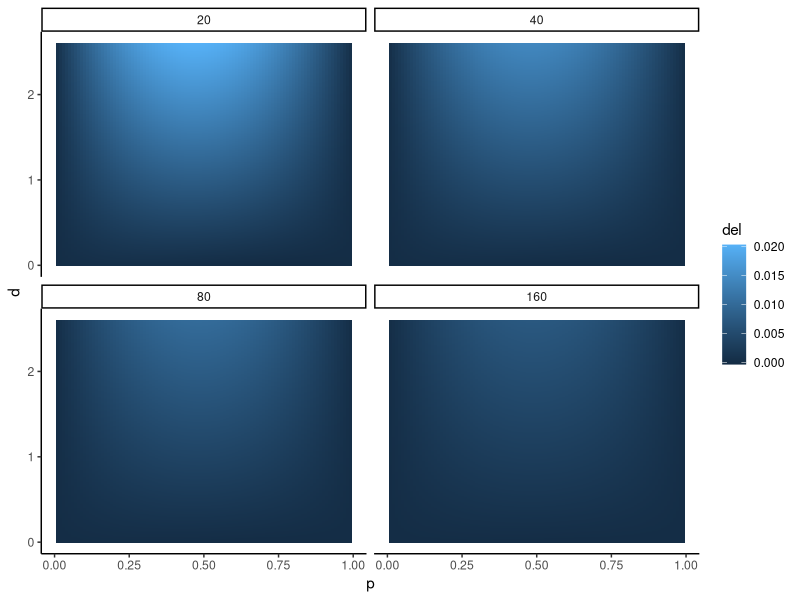
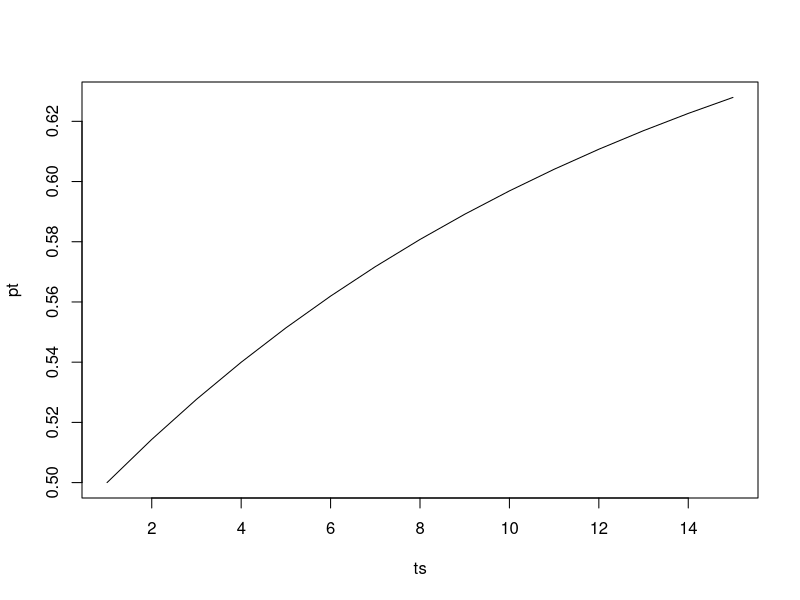
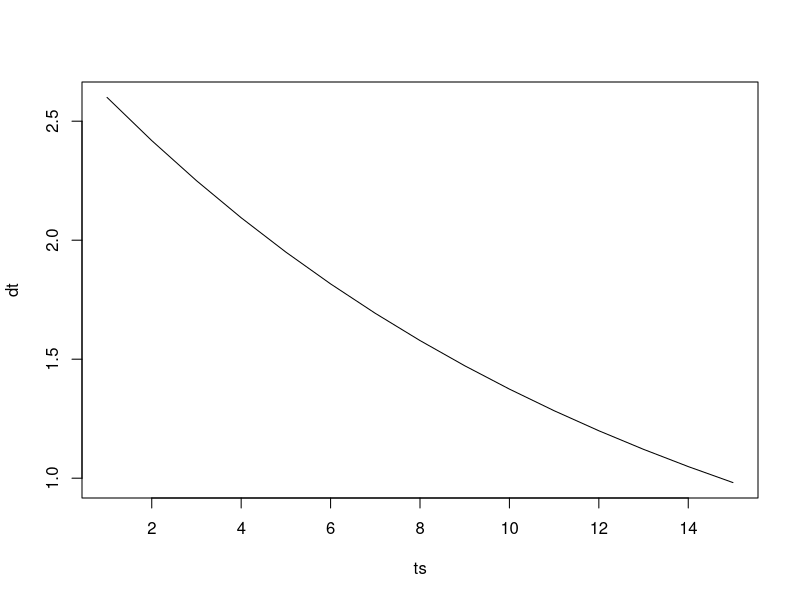
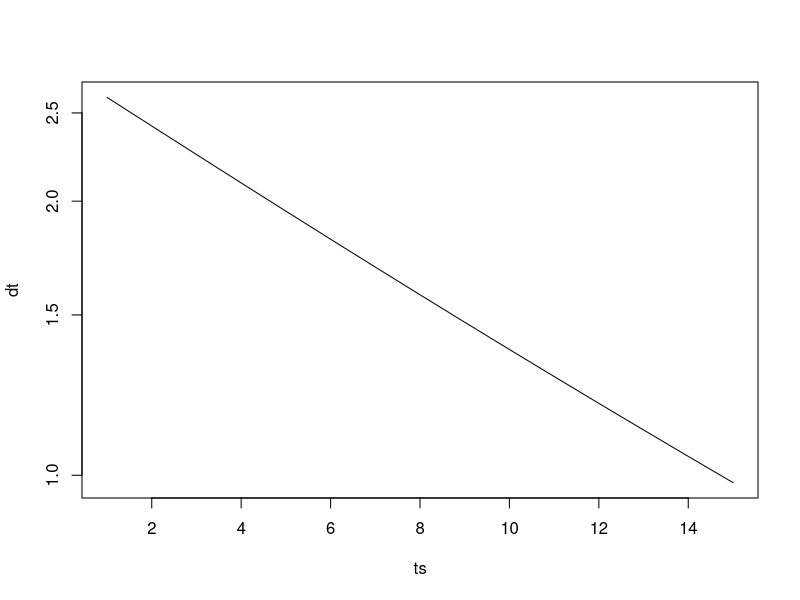
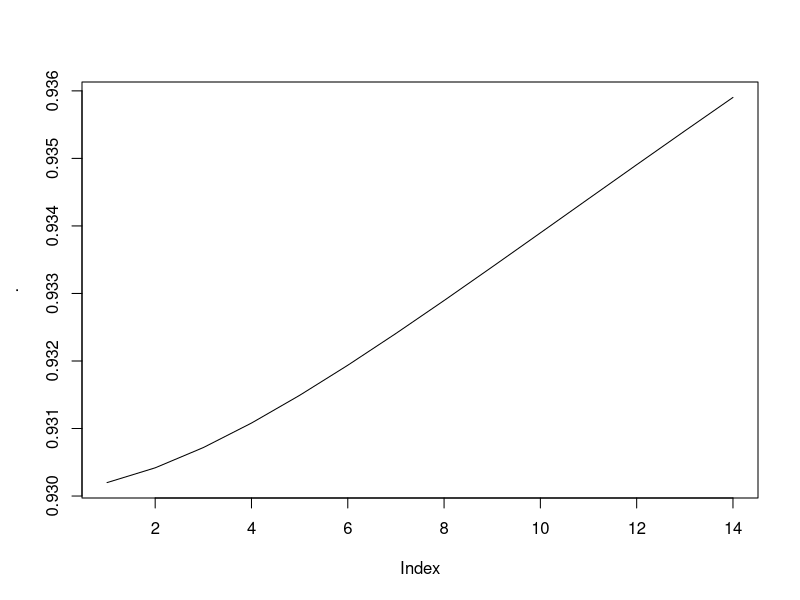
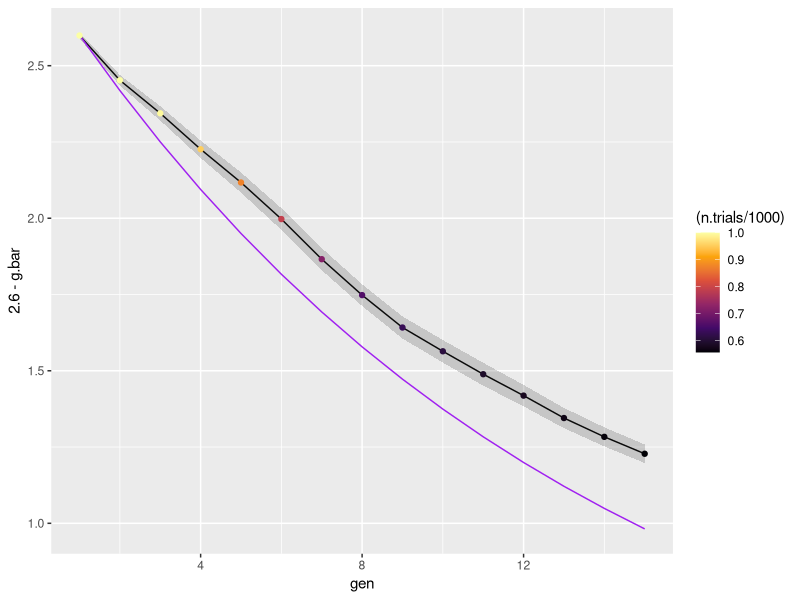
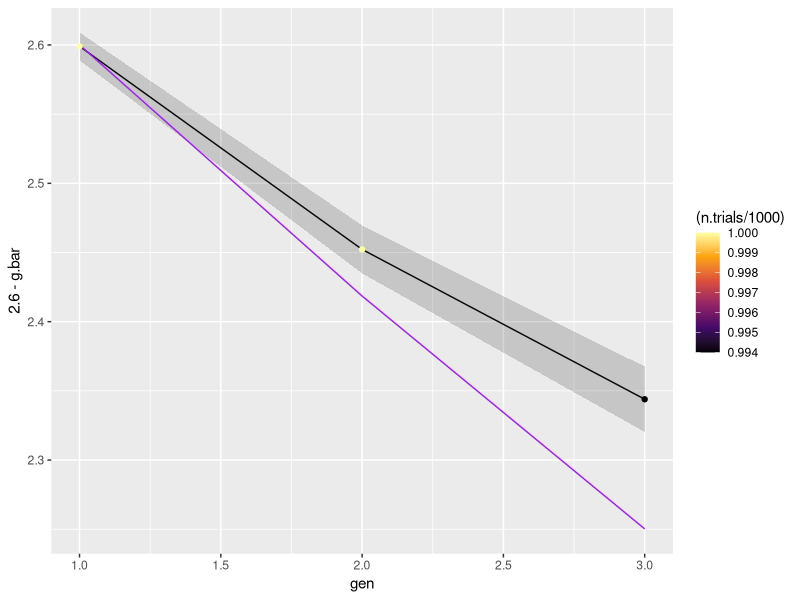

Write the R code that produced these figures, in order. (Note: this script raises an error after producing the figures.)
# Script to look at change in allele frequencies

library(ggplot2)
library(dplyr)
library(tidyr)
library(tidyselect)

#### First, try an expression for change in allele frequencies over time.

## Expression depends on p, d, w, m

# Set w
w = sqrt(1 / 0.14 / 2)

# Make a grid of values
# and calculate change in allele frequency
a = expand.grid(d = (0:260) / 100,
                p = (1:99) / 100,
                m = c(20, 40, 80, 160)) %>%
  mutate(q = 1 - p,
         w_A = exp(-(d - 1/sqrt(m))^2 / (2*w^2)),
         w_0 = exp(-d^2 / (2*w^2)),
         w_a = exp(-(d + 1/sqrt(m))^2 / (2*w^2)),
         N_p = p * (w_A*p*(p+1) + w_0*q*(2*p+1) + w_a * q^2),
         N   = 2 * (p^2 * w_A + 2*p*q*w_0 + q^2 * w_a),
         p_2 = N_p / N,
         del = p_2 - p)

# Plot results
ggplot(a) +
  geom_tile(aes(x = p, y = d, fill = del)) +
  facet_wrap(~ m) +
  theme_classic()

# Looks right - most change when m is small, d is large, p = 0.5

### Now try to iterate out changes in p and d

# Initialize
# m = number of alleles
# wsq = fitness term used in model fitting
# ts = timestep
# pt = allele frequency over time
#   init at 1/2
# dt = distance from phenotypic optimum over time
#   init at 2.6 (used in sims)
m = 40
ts = 1:15
pt = 1:15
dt = 1:15
pt[1] = 0.5
dt[1] = 2.6

# Iterate forward pt, dt
for (tt in ts[-1]) {
  p = pt[tt-1]
  q = 1 - p
  d = dt[tt-1]
  wA = exp(-(d - 1/sqrt(m))^2 / (2*w^2))
  w0 = exp(-d^2 / (2*w^2))
  wa = exp(-(d + 1/sqrt(m))^2 / (2*w^2))
  Np = p * (wA*p*(p+1) + w0*q*(2*p+1) + wa * q^2)
  N  = 2 * (p^2 * wA + 2*p*q*w0 + q^2 * wa)
  pt[tt] = Np / N
  dt[tt] = dt[1] - sqrt(m) * (pt[tt] - (1 - pt[tt]))
}

# Plot results.
plot(ts, pt, type = 'l')
plot(ts, dt, type = 'l')

# Any signal of logginess in d?
plot(ts, dt, type = 'l', log = 'y')
# Sort of linear...
dt %>% log() %>% diff() %>% exp() %>% plot(type = 'l')
# If it was geometric, this curve would be flat.
# So, sub-geometric?

#### Now compare with simulation results

# Read in simulation results
egk = read.csv('eg_1k_n0_20.csv')

head(egk)

# Plot genotypic change against time
#   black = observed in data
#   purple = predicted above
ggplot(egk, aes(x = gen)) +
  geom_line(aes(y = 2.6 - g.bar)) +
  geom_ribbon(aes(ymin = 2.6 - (g.bar + 2 * sqrt(g.var / n.trials)),
                  ymax = 2.6 - (g.bar - 2 * sqrt(g.var / n.trials))),
              alpha = 0.2) +
  geom_line(aes(x = ts, y = dt),
            data = data.frame(ts = ts, dt = dt),
            colour = 'purple') +
  geom_point(aes(y = 2.6 - g.bar, colour = (n.trials / 1000))) +
  scale_color_viridis_c(option = 'B')

ggplot(egk %>% filter(gen < 4), aes(x = gen)) +
  geom_line(aes(y = 2.6 - g.bar)) +
  geom_ribbon(aes(ymin = 2.6 - (g.bar + 2 * sqrt(g.var / n.trials)),
                  ymax = 2.6 - (g.bar - 2 * sqrt(g.var / n.trials))),
              alpha = 0.2) +
  geom_line(aes(x = ts, y = dt),
            data = data.frame(ts = ts[1:3], dt = dt[1:3]),
            colour = 'purple') +
  geom_point(aes(y = 2.6 - g.bar, colour = (n.trials / 1000))) +
  scale_color_viridis_c(option = 'B')

# Genotypic change as modeled above is too fast.

### NOTE: best fit is when dt = (0.5 / sqrt(2m)) * (2p+1)

m = 40
wsq = 1 / 0.14
ts = 1:15
pt = 1:15
dt = 1:15
pt[1] = 0.5
dt[1] = 2.6

for (tt in ts[-1]) {
  p = pt[tt-1]
  q = 1 - p
  d = dt[tt-1]
  wA = exp(-(d - 1/sqrt(m))^2 / (wsq))
  w0 = exp(-d^2 / (wsq))
  wa = exp(-(d + 1/sqrt(m))^2 / (wsq))
  Np = p * (wA*p*(p+1) + w0*q*(2*p+1) + wa * q^2)
  N  = 2 * (p^2 * wA + 2*p*q*w0 + q^2 * wa)
  pt[tt] = Np / N
  dt[tt] = dt[1] - (0.5) * sqrt(2*m) * (pt[tt] - (1 - pt[tt]))
}

ggplot(egk, aes(x = gen)) +
  geom_line(aes(y = 2.6 - b.bar)) +
  geom_ribbon(aes(ymin = 2.6 - (b.bar + 2 * sqrt(b.var / n.trials)),
                  ymax = 2.6 - (b.bar - 2 * sqrt(b.var / n.trials))),
              alpha = 0.2) +
  geom_line(aes(x = ts, y = dt),
            data = data.frame(ts = ts, dt = dt),
            colour = 'purple')

ggplot(egk, aes(x = gen)) +
  geom_line(aes(y = b.bar / sqrt(2*m) + (1/2))) +
  geom_line(aes(x = ts, y = pt),
            data = data.frame(ts = ts, pt = pt),
            colour = 'purple')
